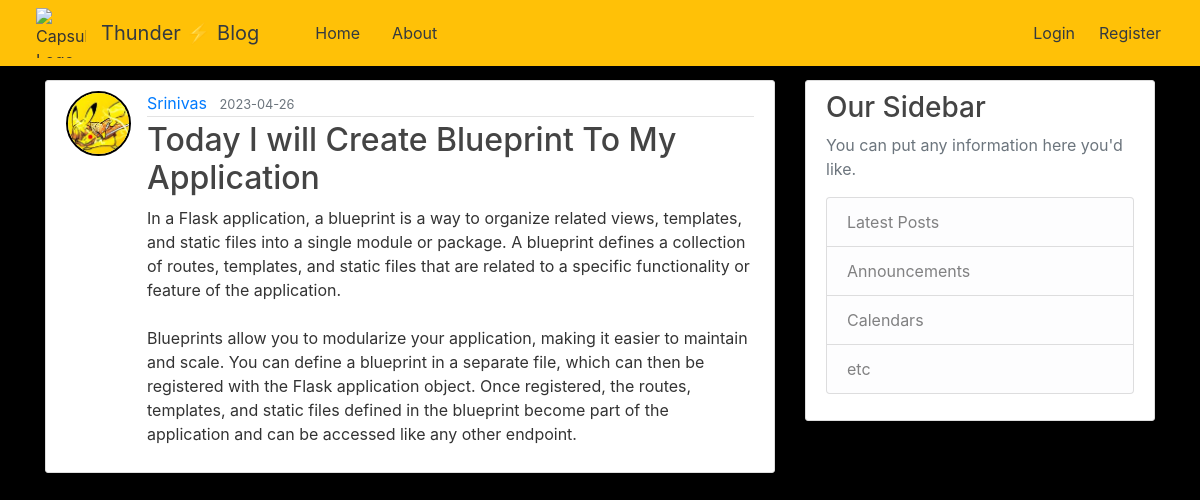
Screenshot of /post/20 with the database file from the repository.
### flaskblog/models.py (models this page shows, shortened)
class User(db.Model, UserMixin):
    id = db.Column(db.Integer, primary_key=True)
    username = db.Column(db.String(20), unique=True, nullable=False)
    email = db.Column(db.String(120), unique=True, nullable=False)
    image_file = db.Column(db.String(20), nullable=False, default='default.jpg')
    password = db.Column(db.String(60), nullable=False)
    posts = db.relationship('Post', backref='author', lazy=True)

class Post(db.Model):
    id = db.Column(db.Integer, primary_key=True)
    title = db.Column(db.String(100), nullable=False)
    date_posted = db.Column(db.DateTime, nullable=False, default=datetime.utcnow)
    content = db.Column(db.Text, nullable=False)
    user_id = db.Column(db.Integer, db.ForeignKey('user.id'), nullable=False)

### flaskblog/routes.py (the view)
@app.route("/post/<int:post_id>")
def post(post_id):
    post = Post.query.get_or_404(post_id)
    return render_template("post.html", title=post.title, post=post)

### flaskblog/templates/post.html (shortened to what this page needs)
{% extends "layout.html" %}
{% block content %}
  <article class="media content-section">
    <img class="rounded-circle article-img" style="border: 2px solid black;" src="{{ url_for('static', filename='profile_pics/' + post.author.image_file) }}">
    <div class="media-body">
      <div class="article-metadata">
        <a class="mr-2" href="{{ url_for('user_posts', username=post.author.username) }}">{{ post.author.username }}</a>
        <small class="text-muted">{{ post.date_posted.strftime('%Y-%m-%d') }}</small>
      </div>
      <h2 class="article-title">{{ post.title }}</h2>
      <p class="article-content">{{ post.content }}</p>
    </div>
  </article>
{% endblock content %}

### flaskblog/static/main.css (style rules this page uses)
body { background: #fafafa; color: #333333; margin-top: 5rem; }
h1, h2, h3, h4, h5, h6 { color: #444444; }
.content-section { background: #ffffff; padding: 10px 20px; border: 1px solid #dddddd; border-radius: 3px; margin-bottom: 20px; }
.article-title { color: #444444; }
.article-content { white-space: pre-line; }
.article-img { height: 65px; width: 65px; margin-right: 16px; }
.article-metadata { padding-bottom: 1px; margin-bottom: 4px; border-bottom: 1px solid #e3e3e3 }
body { scrollbar-width: thin; scrollbar-color: #c1c1c1 #f1f1f1; }

### flaskblog/templates/layout.html (style rules this page uses)
body { background-color: black; }
body { background-image: url('https://lh3.googleusercontent.com/_-m3Du9hfX4mVjtSQit18Rh_JHc-wxsptvm3HW0IqmdvqvnK1p5qlrDXGDezDje0_8oMsKbp-4Age3tw-EyI8SqDE9DPM0-9yPvvxI0TC_Pl4qVmmzfuCm2oehQG6cuSeFQrKRyTTqi9qc-sFdKb3b6vSxgqX8EgpLALrrCmnX-qazpePoEd9nr7QfmHnwJNPl3tWzk3Wga-UNAJa78OrTPQVlPAqMdLNMGVUD39rYkYh67x9RTHD-mp-lCk1HvjauQqc_0AMaIx-t7DuqA5Y6Tl0uKEtwny3qrlba7hDTa0MlRyuUsioBnpAAJJV8z-7XEb5JNmE09OA989gtP8t9250VWAHxoHdkB1EXuFQLn_7c6B3YvK4EoZ78lbxHgPHu115QDmscg70yjw-8bBNwOEZtgAcsyr1sUTdVNJI_1Aa_pMt0raqrzu-rStcHwlKCieGt8P8No3r8zpyXCUG2peEVHr8Y5NAAGMSxTe0VMxDYXSohd05a-Ms3qQbDuFpp0lXWPOjL6JUdvbyGETEXmxwvliIdR1elg28OvtEo5ep4-AZK_nmvjCOiISEON9uQvIlKNIpokOBGEo4lCGergGN2MtTCyDrz7YY9hytSprn5Q428fSnFk98grofHXeEupn-K4ezwZJohaqv_mXzKr4S39huFd3MqjQYuvxBPsw4ta8aAeEmRQ2--Vo3UcOrPpYtjWihK6TlcnEW1xMu1IweOdxBSpFDF8-CKAyKAGPd2mNvuvCy2tOY9cO52sGRq1wXhbyyGbEoDWcYxDQB50x_HwRC7VS8Si8PWXxCCialRhiMjj6_9S2ZC36pY9JDKH7Wjic-T9T2st0AimFPwEgfCgtcyGabkiJ63ofZyFrQwBYRH4YE5QEHxE3qA4uHtoFITxKsr5JEY4fQL6eQ2wdafHI32pJeAM2=w1689-h950-s-no?authuser=0'); background-repeat: no-repeat; background-attachment: fixed; background-size: cover; }
body { scrollbar-width: thin; scrollbar-color: #1DA1F2 #F5F8FA; }

### rows the page displays
User: image_file (picture), author.username "Srinivas"
Post: date_posted "2023-04-26", title "Today I will Create Blueprint To My Application", content "In a Flask application, a blueprint is a way to organize related views, templates, and static files into a single module or package. A blueprint defines a collection of routes, templates, and static files that are related to a specific functionality or feature of the application. Blueprints allow you to modularize your application, making it easier to maintain and scale. You can define a blueprint in a separate file, which can then be registered with the Flask application object. Once registered, the routes, templates, and static files defined in the blueprint become part of the application and can be accessed like any other endpoint."
